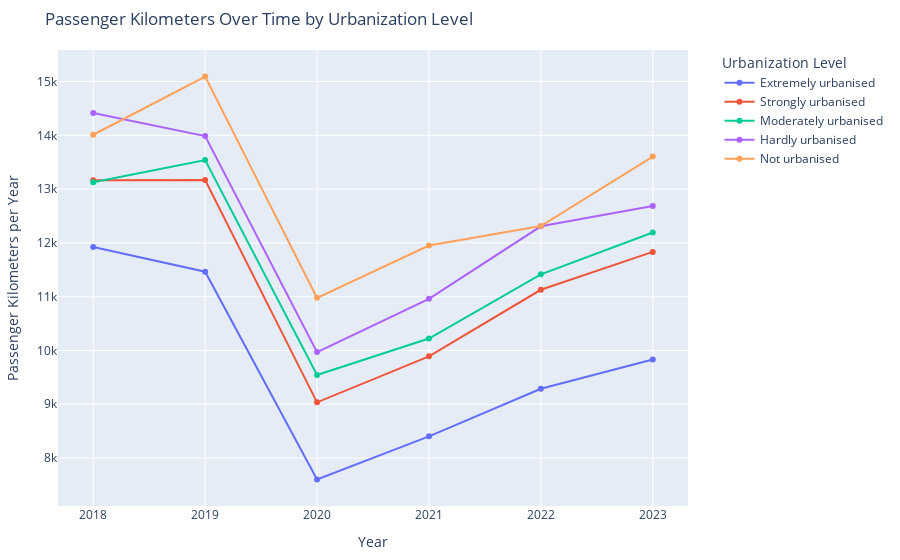

The notebook cell this image was saved under:
### Markdown cell above
# Analysis of Passenger Kilometers Across Different Urban Areas (2018–2023)

Passenger kilometers, representing the total distance travelled by passengers is a good metric for understanding overall travel behavior and mobility trends. Passenger kilometers changes give valuable insights into the pandemic's impact on people's mobility patterns. Different urbanization levels in this case: very urban, urban, semi-urban, and rural areas, may show different patterns due to variations in population density. The availability of transport modes and local restrictions could also impact the difference in travelled kilometers.

## Passenger Kilometers Over Time

The line chart reveals a sharp decline in passenger kilometers for all areas in 2020, aligning with the start of the pandemic. Highly urbanized areas experienced one of the most significant drops. This decrease reflects strict lockdowns, the rise of remote work, and health concerns that kept people at home.

By 2021, travel began to pick up again, but the recovery rates differed:

- In less urbanized areas with hardly and non-urbanized areas saw a quicker return to near-normal travel levels by 2022. This faster rebound might be due to greater reliance on personal vehicles, fewer restrictions, and lower population densities.

- In highly urbanized areas the recovery was slower, with 2023 levels still slightly below those of 2018. Ongoing remote work and lasting changes in lifestyle likely contributed to this slower return to pre-pandemic travel habits.

### Code cell
passenger_km_plot(data)

### Figure 1 — Plotly figure (JSON) as saved in the notebook; plotly's stock layout.template omitted (floating-point values rounded to 4 significant figures)
{"data": [{"hovertemplate": "Urbanization Level=Extremely urbanised<br>Year=%{x}<br>Passenger Kilometers per Year=%{y}<extra></extra>", "legendgroup": "Extremely urbanised", "line": {"color": "#636efa", "dash": "solid"}, "marker": {"symbol": "circle"}, "mode": "lines+markers", "name": "Extremely urbanised", "orientation": "v", "showlegend": true, "type": "scatter", "x": [2018, 2019, 2020, 2021, 2022, 2023], "xaxis": "x", "y": [11922, 11464, 7601, 8402, 9287, 9831], "yaxis": "y"}, {"hovertemplate": "Urbanization Level=Strongly urbanised<br>Year=%{x}<br>Passenger Kilometers per Year=%{y}<extra></extra>", "legendgroup": "Strongly urbanised", "line": {"color": "#EF553B", "dash": "solid"}, "marker": {"symbol": "circle"}, "mode": "lines+markers", "name": "Strongly urbanised", "orientation": "v", "showlegend": true, "type": "scatter", "x": [2018, 2019, 2020, 2021, 2022, 2023], "xaxis": "x", "y": [13165, 13168, 9035, 9890, 11128, 11832], "yaxis": "y"}, {"hovertemplate": "Urbanization Level=Moderately urbanised<br>Year=%{x}<br>Passenger Kilometers per Year=%{y}<extra></extra>", "legendgroup": "Moderately urbanised", "line": {"color": "#00cc96", "dash": "solid"}, "marker": {"symbol": "circle"}, "mode": "lines+markers", "name": "Moderately urbanised", "orientation": "v", "showlegend": true, "type": "scatter", "x": [2018, 2019, 2020, 2021, 2022, 2023], "xaxis": "x", "y": [13128, 13539, 9543, 10222, 11416, 12193], "yaxis": "y"}, {"hovertemplate": "Urbanization Level=Hardly urbanised<br>Year=%{x}<br>Passenger Kilometers per Year=%{y}<extra></extra>", "legendgroup": "Hardly urbanised", "line": {"color": "#ab63fa", "dash": "solid"}, "marker": {"symbol": "circle"}, "mode": "lines+markers", "name": "Hardly urbanised", "orientation": "v", "showlegend": true, "type": "scatter", "x": [2018, 2019, 2020, 2021, 2022, 2023], "xaxis": "x", "y": [14415, 13986, 9969, 10959, 12308, 12687], "yaxis": "y"}, {"hovertemplate": "Urbanization Level=Not urbanised<br>Year=%{x}<br>Passenger Kilometers per Year=%{y}<extra></extra>", "legendgroup": "Not urbanised", "line": {"color": "#FFA15A", "dash": "solid"}, "marker": {"symbol": "circle"}, "mode": "lines+markers", "name": "Not urbanised", "orientation": "v", "showlegend": true, "type": "scatter", "x": [2018, 2019, 2020, 2021, 2022, 2023], "xaxis": "x", "y": [14011, 15093, 10978, 11950, 12312, 13605], "yaxis": "y"}], "layout": {"legend": {"title": {"text": "Urbanization Level"}, "tracegroupgap": 0, "x": 1.05, "y": 1}, "margin": {"b": 50, "l": 50, "r": 50, "t": 50}, "title": {"text": "Passenger Kilometers Over Time by Urbanization Level"}, "xaxis": {"anchor": "y", "domain": [0, 1], "title": {"text": "Year"}}, "yaxis": {"anchor": "x", "domain": [0, 1], "title": {"text": "Passenger Kilometers per Year"}}}}
